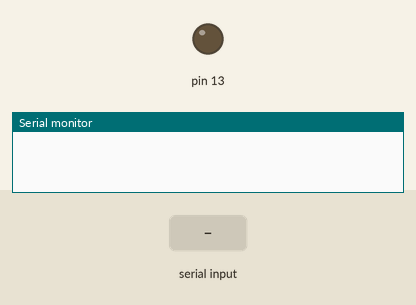
Bench run of a sketch on a simulated Arduino Uno, built with avr-gcc and run on an emulated ATmega328P. Shown: output pins drawn as LEDs (lit = HIGH), the last lines printed to the serial monitor. The inputs (shaded band) are chosen by the test bench.

Above: at 1.2 s.
1.3 s: "a" received over Serial
At 2.2 s:
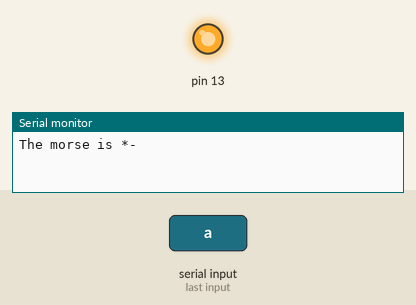
4.3 s: byte 107 ('k') received over Serial
At 7.2 s:
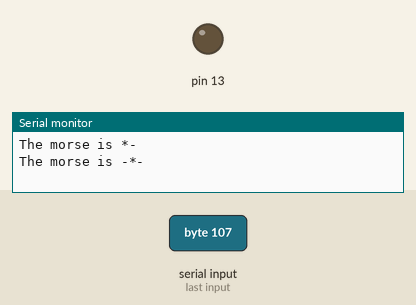
7.3 s: byte 108 ('l') received over Serial
At 9.6 s:
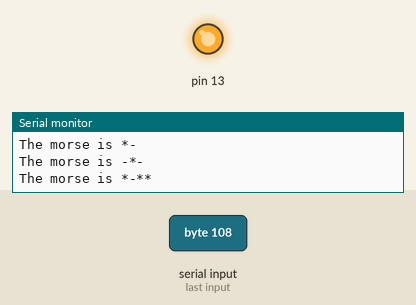
9.8 s: byte 109 ('m') received over Serial
12.8 s: byte 112 ('p') received over Serial
Timing chart, 0 to 16.5 s (numbered marks = the images above; inputs shaded):
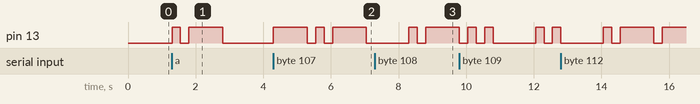

Measured:
- after the input at 1.3 s, pin 13: LOW → HIGH at once, → LOW 0.25 s later, → HIGH 0.25 s later, → LOW 1.0 s later
- after the input at 4.3 s, pin 13: goes HIGH 1.0 s, LOW 0.25 s, HIGH 0.25 s, LOW 0.25 s, HIGH 1.0 s, then LOW, starting at once
- after the input at 7.3 s, pin 13: LOW → HIGH after 1.0 s, → LOW 0.25 s later, → HIGH 0.25 s later

The sketch:

work1.ino
```cpp
#include "Arduino.h"
#ifndef _MORSE_H
#define _MORSE_H

class Morse
{
  public:
    Morse(int pin);
    void dot();
    void dash();
    void c_space();
    void w_space();
  private:
    int _pin;
};
#endif /*_MORSE_H*/

Morse::Morse(int pin)
{
  pinMode(pin,OUTPUT);
  _pin=pin;
}

void Morse::dot()
{
  digitalWrite(_pin,HIGH);
  delay(250);
  digitalWrite(_pin,LOW);
  delay(250);
}

void Morse::dash()
{
  digitalWrite(_pin,HIGH);
  delay(1000);
  digitalWrite(_pin,LOW);
  delay(250);
}

void Morse::c_space(){
  digitalWrite(_pin,LOW);
  delay(1000);
}
void Morse::w_space(){
  digitalWrite(_pin,LOW);
  delay(2000);
}

Morse morse(13);
char incomingByte = 0;
int i=0 ;
void setup()
{
   Serial.begin(9600);
}

void loop()
{
  if( Serial.available()>0 ){
     incomingByte = (char)Serial.read();
     switch ( incomingByte ){
        case 'a' :
          Serial.println("The morse is *- ");
          morse.dot(); morse.dash(); morse.c_space();   break;
        case 'b' :
          Serial.println("The morse is -***");
          morse.dash(); morse.dot(); morse.dot(); morse.dot(); morse.c_space();   break;
        case 'c' :
          Serial.println("The morse is -*-*");
          morse.dash(); morse.dot(); morse.dash(); morse.dot(); morse.c_space();  break;
        case 'd' :
          Serial.println("The morse is -**");
          morse.dash(); morse.dot(); morse.dot(); morse.c_space(); break;
        case 'e' :
          Serial.println("The morse is *");
          morse.dot(); morse.c_space(); break;
        case 'f' :
          Serial.println("The morse is **-*");
          morse.dot(); morse.dot(); morse.dash(); morse.dot(); morse.c_space(); break;
        case 'g' :
          Serial.println("The morse is --*");
          morse.dash(); morse.dash(); morse.dot(); morse.c_space(); break;
        case 'h' :
          Serial.println("The morse is ****");
          morse.dash(); morse.dash(); morse.dash(); morse.dash(); morse.c_space(); break;
        case 'i' :
          Serial.println("The morse is **");
          morse.dash(); morse.dash(); morse.c_space(); break;
        case 'j' :
          Serial.println("The morse is *---");
          morse.dash(); morse.dot(); morse.dot(); morse.dot(); morse.c_space(); break;
        case 'k' :
          Serial.println("The morse is -*-");
          morse.dash(); morse.dot(); morse.dash(); morse.c_space(); break;
        case 'l' :
          Serial.println("The morse is *-**");
          morse.dot(); morse.dash(); morse.dot(); morse.dot(); morse.c_space(); break;
        case 'm' :
          Serial.println("The morse is --");
          morse.dot(); morse.dot(); morse.c_space(); break;
        case 'n' :
          Serial.println("The morse is -*");
          morse.dash(); morse.dot(); morse.c_space(); break;
        case 'o' :
          Serial.println("The morse is ---");
          morse.dash(); morse.dash(); morse.dash(); morse.c_space(); break;
        case 'p' :
          Serial.println("The morse is *--*");
          morse.dot(); morse.dash(); morse.dash(); morse.dot(); morse.c_space(); break;
        case 'q' :
          Serial.println("The morse is --*-");
          morse.dash(); morse.dash(); morse.dot(); morse.dash(); morse.c_space(); break;
        case 'r' :
          Serial.println("The morse is *-*");
          morse.dot(); morse.dash(); morse.dot(); morse.c_space(); break;
        case 's' :
          Serial.println("The morse is ***");
          morse.dot(); morse.dot(); morse.dot(); morse.c_space(); break;
        case 't':
          Serial.println("The morse is -");
          morse.dash(); morse.c_space(); break;
        case 'u':
          Serial.println("The morse is **-");
          morse.dot(); morse.dot(); morse.dash(); morse.c_space(); break;
        case 'v':
          Serial.println("The morse is ***-");
          morse.dot(); morse.dot(); morse.dot(); morse.dash(); morse.c_space(); break;
        case 'w':
          Serial.println("The morse is *--");
          morse.dot(); morse.dash(); morse.dash(); morse.c_space(); break;
        case 'x':
          Serial.println("The morse is -**-");
          morse.dash(); morse.dot(); morse.dot(); morse.dash(); morse.c_space(); break;
        case 'y':
          Serial.println("The morse is -*--");
          morse.dash(); morse.dot(); morse.dash(); morse.dash(); morse.c_space(); break;
        case 'z':
        Serial.println("The morse is --**");
        morse.dash(); morse.dash(); morse.dot(); morse.dot(); morse.c_space(); break;
        case ' ':
        morse.w_space();  break;
        default: break;
    }
  }
 }
```
